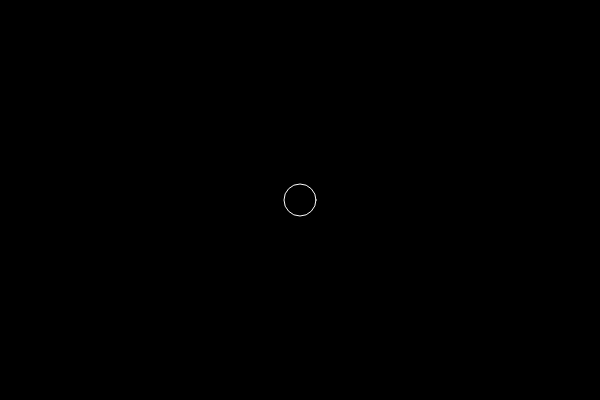
Frame 1 (no input)
Frame 60 (no input): identical to frame 1, image omitted
Frame 120 (the mouse pressed at the canvas centre since frame 60): identical to frame 1, image omitted

The p5.js sketch that drew this single still picture (run headless with seeded random() and noise() and a simulated clock; from frame 60 on, the mouse is pressed at the canvas centre):

// p5.js sketch
// ── sketch.js
// Example code from
// Coding Train "Live Stream #2: p5.js Conditionals and Loops"
// https://youtu.be/uEVJRE_6v0A

function setup() {
    createCanvas(600, 400);
}

function draw() {
    background(0);
    stroke(255);
    noFill();
    // set the fill dependent on the x coordinate
    // of the mouse pointer
    if (mouseX > width / 2) {
        fill(188, 0, 225);
    }
    // draw a rectangle if the mouse is in the bottom half
    if (mouseY > height / 2) {
        rectMode(CENTER);
        rect(300, 200, 32, 32);
    }
    // draw an ellipse if the mouse is in the upper half
    if (mouseY <= height / 2) {
        ellipse(300, 200, 32, 32);
    }
}
